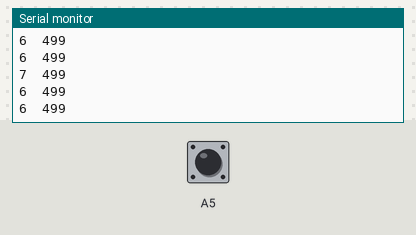
Simulated run of this sketch. Board: Arduino Uno, built with avr-gcc and run on an emulated ATmega328P. On the bench: the last lines printed to the serial monitor. Inputs (shaded band) come from the test bench; at power-on: A5 HIGH.

Above: at 1.2 s.
1.3 s: A5 pulled LOW for 0.15 s
At 2.2 s:
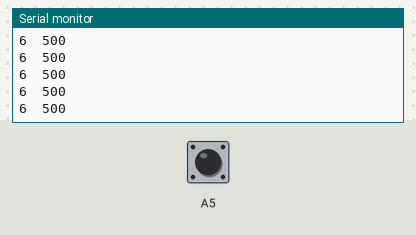
4.4 s: A5 pulled LOW for 1 s
At 4.9 s:
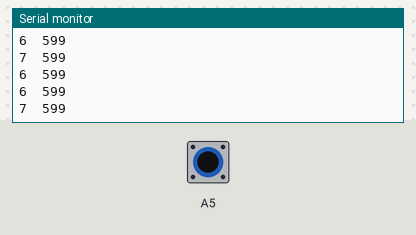
6.9 s: A5 pulled LOW for 0.15 s
Timing chart, 0 to 9.9 s (numbered marks = the images above; inputs shaded):
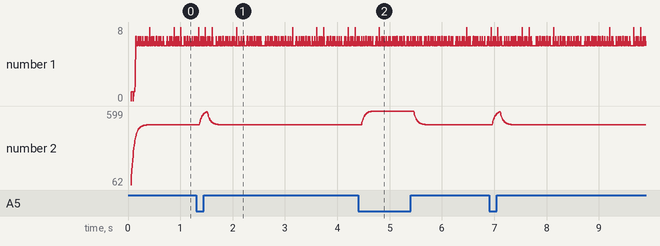

Measured:
- after the input at 1.3 s, the serial monitor: prints a new line after 0.07 s (image 1)
- after the input at 4.4 s, the serial monitor: prints a new line after 0.08 s (image 2)
- plotted number 2: 499 → 500 after the input at 1.3 s

The sketch:

touch_2_ADCTouch_library.ino
```cpp
/*
 *  test skectch using the ACDTouch library.
 */

#include <ADCTouch.h>

float ref;     //reference values to remove offset
long int t;

// filter stuff
float B, A = 0.125;
float value;

// SETUP ///////////////////////////////////////////////
void setup()
{
    // No pins to setup, pins can still be used regularly, although it will affect readings
    Serial.begin(9600);

    ref = ADCTouch.read(A5, 500);    //create reference values to account for the capacitance of the pad
    t = millis();

    // filter stuff
    B = 1.0 - A;
}


// LOOP ////////////////////////////////////////////////
void loop()
{
  Serial.print(millis() - t);
  t = millis();
  float data = ADCTouch.read(A5, 5);   //if no second parameter --> 100 samples
  value = data*A + B*value;
  //value -= ref;       //remove offset
  Serial.print("\t");
  Serial.println((int)value);
  //delay(100);
}
```
